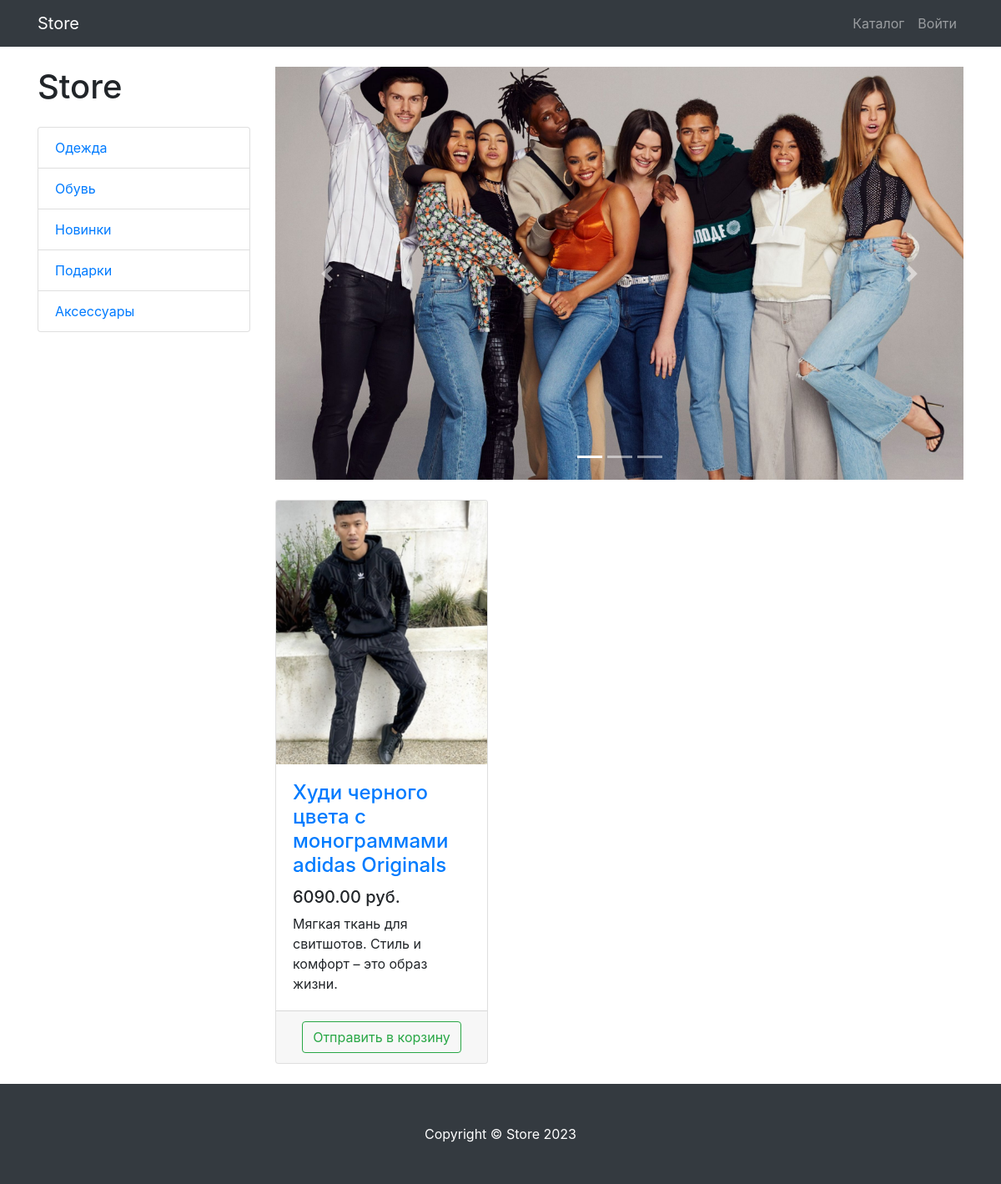
Page /products/category/1/ on the committed database.
### products/models.py (models this page shows, shortened)
class ProductCategory(models.Model):
    name = models.CharField(max_length=128, unique=True)  # max_length - обязательный атрибут для типа CharField
    description = models.TextField(null=True, blank=True)
    class Meta:
        verbose_name = 'Категория'
        verbose_name_plural = 'Категории'

class Product(models.Model):
    name = models.CharField(max_length=256)
    description = models.TextField()
    price = models.DecimalField(max_digits=8, decimal_places=2)
    quantity = models.PositiveIntegerField(default=0)
    image = models.ImageField(upload_to='products_images')
    category = models.ForeignKey(to=ProductCategory, on_delete=models.CASCADE)
    class Meta:
        verbose_name = 'Продукт'
        verbose_name_plural = 'Продукция'

### products/views.py (the view)
# urls.py: path('', ProductsListView.as_view(), name='index'),
class ProductsListView(ListView):
    model = Product
    template_name = 'products/products.html'
    paginate_by = 3
    def get_queryset(self):
        queryset = super(ProductsListView, self).get_queryset()  # Product.objects.all()
        category_id = self.kwargs.get('category_id')  # kwargs - словарик переданных данных; ключ должен совпадать с динамической переменной в URLS.py
        return queryset.filter(category_id=category_id) if category_id else queryset
    def get_context_data(self, *, object_list=None, **kwargs):
        context = super(ProductsListView, self).get_context_data()  # вызов родительского класса перед добавлением своих параметров
        context['title'] = 'Store - Каталог'
        context['categories'] = ProductCategory.objects.all()
        return context

### products/templates/products/products.html (shortened to what this page needs)
{% extends 'products/base.html'%}
{% load static %}
{% block css %}
<link href="{% static 'vendor/css/products.css' %}" rel="stylesheet">
{% endblock %}
{% block content %}
<div class="container">
    <div class="row">
        <div class="col-lg-3">
            <h1 class="my-4">Store</h1>
            <div class="list-group">
                {% for category in categories %}
                <a href="{% url 'products:category' category.id %}" class="list-group-item">{{ category.name }}</a>
                {% endfor %}
            </div>
        </div>
        <div class="col-lg-9">
            <div id="carouselExampleIndicators" class="carousel slide my-4" data-ride="carousel">
                <ol class="carousel-indicators">
                    <li data-target="#carouselExampleIndicators" data-slide-to="0" class="active"></li>
                    <li data-target="#carouselExampleIndicators" data-slide-to="1"></li>
                    <li data-target="#carouselExampleIndicators" data-slide-to="2"></li>
                </ol>
                <div class="carousel-inner" role="listbox">
                    <div class="carousel-item active">
                        <img class="d-block img-fluid" src="{% static 'vendor/img/slides/slide-1.jpg' %}"
                             alt="First slide">
                    </div>
                </div>
                <a class="carousel-control-prev" href="#carouselExampleIndicators" role="button" data-slide="prev">
                    <span class="carousel-control-prev-icon" aria-hidden="true"></span>
                </a>
                <a class="carousel-control-next" href="#carouselExampleIndicators" role="button" data-slide="next">
                    <span class="carousel-control-next-icon" aria-hidden="true"></span>
                </a>
            </div>
            <div class="row">
                {% for product in object_list %}
                <div class="col-lg-4 col-md-6 mb-4">
                    <div class="card h-100">
                        <a href="#">
                            <img class="card-img-top"
                                 alt="{{ product.description }}"
                                 src="{{ product.image.url }}">
                        </a>
                        <div class="card-body">
                            <h4 class="card-title">
                                <a href="#">{{ product.name }}</a>
                            </h4>
                            <h5>{{ product.price }} руб.</h5>
                            <p class="card-text">{{ product.description }}</p>
                        </div>
                        <div class="card-footer text-center">
                            <a href="{% url 'products:basket_add' product.id %} " class="btn btn-outline-success">
                                Отправить в корзину
                            </a>
                        </div>
                    </div>
                </div>
                {% endfor %}
            </div>
        </div>
    </div>
</div>
{% endblock %}
{% block footer %}
<footer class="py-5 bg-dark">
    <div class="container">
        <p class="m-0 text-center text-white">Copyright &copy; Store 2023</p>
    </div>
</footer>
{% endblock %}

### rows in the picture
ProductCategory: name "Одежда"
ProductCategory: name "Обувь"
ProductCategory: name "Новинки"
ProductCategory: name "Подарки"
ProductCategory: name "Аксессуары"
Product: image (picture), name "Худи черного цвета с монограммами adidas Originals", price "6090.00", description "Мягкая ткань для свитшотов. Стиль и комфорт – это образ жизни."
